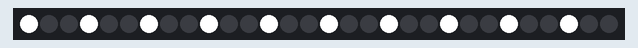
The sketch below on a simulated Arduino Uno, built with avr-gcc and run on an emulated ATmega328P. Parts: 30 RGB LEDs in strip order, left to right.

Above: at 0.01 s.
At 46.4 s:
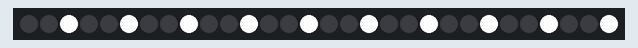

The sketch:

Blink.ino
```cpp
#include <Adafruit_NeoPixel.h>
#ifdef __AVR__
  #include <avr/power.h>
#endif

Adafruit_NeoPixel strip = Adafruit_NeoPixel (30, 2, NEO_GRB + NEO_KHZ800);

uint32_t color = strip.Color (255, 0, 0);

void setup () {;
  strip.begin ();
  strip.show ();
}

void loop () {
  Blink (strip.Color (255, 255, 255), 50);
}

void Blink (uint32_t c, uint8_t wait) {
  for (int j = 0; j < 10; j++) {
    for (int q = 0; q < 3; q++) {
      for (uint16_t i = 0; i < strip.numPixels (); i += 3) {
        strip.setPixelColor (i + q, c);
      }
      strip.show ();
      delay (wait);
      for (uint16_t i = 0; i < strip.numPixels (); i += 3) {
        strip.setPixelColor (i + q, 0);
      }
    }
  }
}
```
